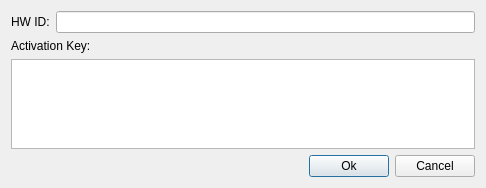
<?xml version="1.0" encoding="UTF-8"?>
<ui version="4.0">
 <class>ActivationDlg</class>
 <widget class="QDialog" name="ActivationDlg">
  <property name="geometry">
   <rect>
    <x>0</x>
    <y>0</y>
    <width>486</width>
    <height>188</height>
   </rect>
  </property>
  <property name="windowTitle">
   <string>Activation</string>
  </property>
  <layout class="QGridLayout" name="gridLayout">
   <item row="0" column="0" colspan="2">
    <layout class="QHBoxLayout" name="horizontalLayout_2">
     <item>
      <widget class="QLabel" name="lblHWDNumber">
       <property name="text">
        <string>HW ID:</string>
       </property>
      </widget>
     </item>
     <item>
      <widget class="QLineEdit" name="editProduct">
       <property name="enabled">
        <bool>true</bool>
       </property>
       <property name="readOnly">
        <bool>true</bool>
       </property>
      </widget>
     </item>
    </layout>
   </item>
   <item row="2" column="0" colspan="2">
    <widget class="QTextEdit" name="editSerial">
     <property name="html">
      <string>&lt;!DOCTYPE HTML PUBLIC &quot;-//W3C//DTD HTML 4.0//EN&quot; &quot;http://www.w3.org/TR/REC-html40/strict.dtd&quot;&gt;
&lt;html&gt;&lt;head&gt;&lt;meta name=&quot;qrichtext&quot; content=&quot;1&quot; /&gt;&lt;style type=&quot;text/css&quot;&gt;
p, li { white-space: pre-wrap; }
&lt;/style&gt;&lt;/head&gt;&lt;body style=&quot; font-family:'MS Shell Dlg 2'; font-size:8.25pt; font-weight:400; font-style:normal;&quot;&gt;
&lt;p style=&quot;-qt-paragraph-type:empty; margin-top:0px; margin-bottom:0px; margin-left:0px; margin-right:0px; -qt-block-indent:0; text-indent:0px; font-size:8pt;&quot;&gt;&lt;br /&gt;&lt;/p&gt;&lt;/body&gt;&lt;/html&gt;</string>
     </property>
     <property name="acceptRichText">
      <bool>false</bool>
     </property>
    </widget>
   </item>
   <item row="3" column="1">
    <layout class="QHBoxLayout" name="horizontalLayout">
     <item>
      <spacer name="horizontalSpacer">
       <property name="orientation">
        <enum>Qt::Horizontal</enum>
       </property>
       <property name="sizeHint" stdset="0">
        <size>
         <width>40</width>
         <height>20</height>
        </size>
       </property>
      </spacer>
     </item>
     <item>
      <widget class="QPushButton" name="btnOk">
       <property name="text">
        <string>Ok</string>
       </property>
      </widget>
     </item>
     <item>
      <widget class="QPushButton" name="btnCancel">
       <property name="text">
        <string>Cancel</string>
       </property>
      </widget>
     </item>
    </layout>
   </item>
   <item row="1" column="0" colspan="2">
    <widget class="QLabel" name="lblSerialNumber">
     <property name="text">
      <string>Activation Key:</string>
     </property>
    </widget>
   </item>
  </layout>
 </widget>
 <resources/>
 <connections/>
</ui>
